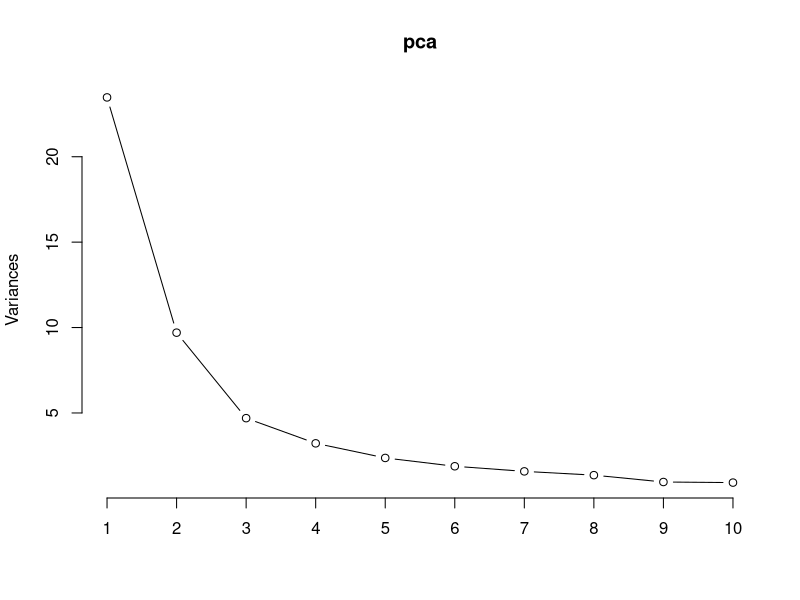
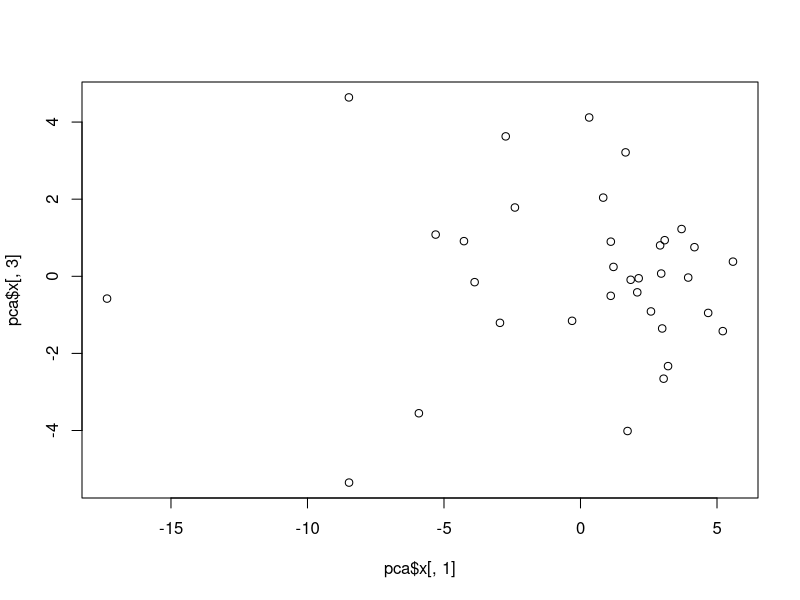
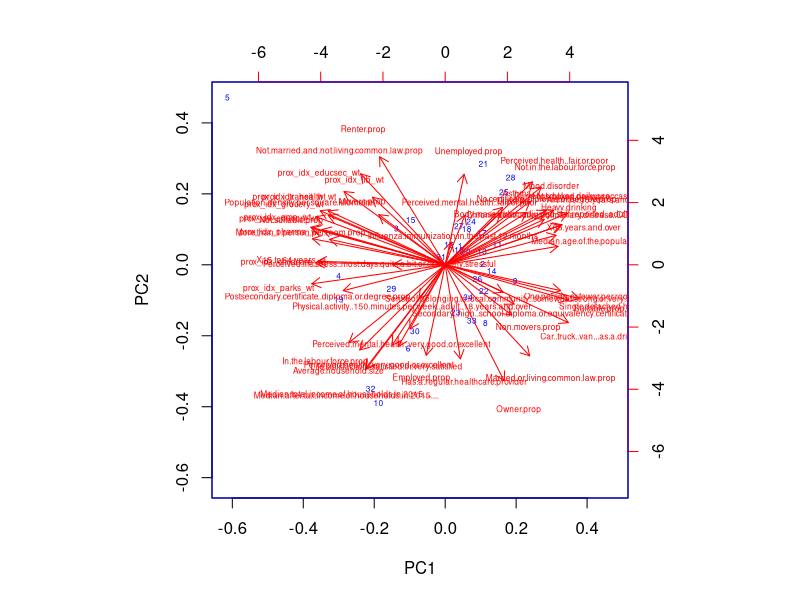

Here is the R script that generated these plots, in order:
## ---- chunk 1
# Import the necessary libraries
library(skimr)
## ---- chunk 2
# Import the PHU data
df_source = read.csv(file = 'PHU_merged_data.csv', stringsAsFactors = FALSE, na.strings="", header=TRUE)
df <- df_source

colnames(df)
# skim(df)
# rownames(df)
# head(df)

## ---- chunk 3
# Transit prox median - impute 0
# df$prox_idx_transit_med[is.na(df$prox_idx_transit_med)] <- 0

# Breastfeeding variables and obesity in youth - remove
# Remove other variables not needed
# df <- df[,-c(1:2, 4:5, 32:42, 57:58, 60, 63, 78:99)] # Remove weighted prox scores
df <- df[,-c(1:2, 4:5, 32, 43:52, 56:58, 60, 63, 76, 78:99)] # Remove median prox scores

# rownames(df) <- df[,1]

# Convert percent data to proportions: 1. age group data 2. health data
# df[, c(16:34)] <- df[, c(16:34)]/100

colnames(df)
# head(df)

## ---- chunk 4
# # Clean data
# # We see that 4 variables have missing values
# # Transit prox - impute 0
# df$prox_idx_transit[is.na(df$prox_idx_transit)] <- 0
# 
# # Breastfeeding variables and obesity in youth - remove
# # Remove other variables not needed
# df <- df[,-c(1:2, 4, 7:15, 31, 32, 34, 37)]
# 
# 
# # Convert percent health data to proportions
# df[, c(15:35)] <- df[, c(15:35)]/100
# 
# # Reorder columns
# 
# df <- df[,c(1:3, 14, 
#   4:9, 12:13, 10:11, # prox
#   15, 17, 19:21, 23:24, 27:28, 31, # poor health
#   16, 30, 18, 25:26, 22, 29, 32:35)] # good health
# 
# colnames(df)

## ---- chunk 5
# Subset the data for analysis 
# listcolnames <- colnames(df)

# # For the orginal dataset with 36 PHUs
# keep_general <- c("Location_x", "HRUID", "HRPOP", "amenity_dense")
# keep_comorbids <- c(listcolnames[c(6:9, 12:15, 17:30)])
# keep_prox_med <- c(listcolnames[33:42])
# keep_prox_wt <- c(listcolnames[43:52])
# keep_covid <- c(listcolnames[53:64])
# keep_comorbids_na <- c(listcolnames[c(10, 11, 16)])

# # Dataset with weighted proximity values
# keep_wt <- c(keep_general,keep_comorbids, keep_prox_wt, keep_covid)
# df_wt <- df[keep_wt]

## ---- chunk 6
# # Clean data

# # Remove commas and convert comorbids data to numeric
# comorbids = c('copd', 'asthma', 'hbp', 'smokers')
# df2[, comorbids] <- lapply(df2[, comorbids], function(x) as.numeric(gsub("[\\%,]", "", x)))

# # Convert the percent data to proportions
# df_med[, keep_comorbids] <- lapply(df_med[, keep_comorbids], function(x) as.numeric(gsub("[\\%,]", "", x))/100)
# df_wt[, keep_comorbids] <- lapply(df_wt[, keep_comorbids], function(x) as.numeric(gsub("[\\%,]", "", x))/100)

## ---- chunk 7
pca <- prcomp(df[,-c(1, 57:58)], scale = TRUE)
summary(pca)

## ---- chunk 8
# Scree plot
plot(pca, type="lines")

## ---- chunk 9
# PCA graph using the base graphics function plot()
plot(pca$x[,1], pca$x[,3])

# Biplot
biplot(pca, col = c("blue", "red"), cex = c(0.5,0.5))
# pca

## ---- chunk 10
# # Barplot scree plot

# # Calculate how much of the variation each PC accounts for
# pca.var <- pca$sdev^2

# # Calculate the percentage of the variation that each PC accounts for
# pca.var.per <- round(pca.var/sum(pca.var)*100, 1)

# barplot(pca.var.per, main = "Scree Plot", xlab = "Principal Component", ylab = "Percent Variation")

## ---- chunk 11
# pca$x <- -pca$x
# pca$rotation <- -pca$rotation

# Extract the first 6 principal components (based on the Scree plot) for PCR
pcs <- pca$x[,c("PC1", "PC2", "PC3", "PC4", "PC5", "PC6")]

# Create a dataframe with reponse variable TOTAL proportion of COVID cases and explanatory variables (the PCs)
pcr_data <- as.data.frame(cbind(df[,"TOTAL_prop"], pcs))
head(pcr_data)

# Perform linear regression
phu_lm_total <- lm(V1~., data = pcr_data)
summary(phu_lm_total)

## ---- chunk 12
pca$rotation[,c(1, 3)]
# a <- pca$rotation[,1:3]
# write.csv(a, file = "pca_pcs123.csv")

## ---- chunk 13
loading_scores <- pca$rotation[,1]
var_scores <- abs(loading_scores)

# Rank and show the top 10 loading score by magnitude
var_scores_ranked <- sort(var_scores, decreasing = TRUE)
top_10_var <- names(var_scores_ranked[1:10])
top_10_var

pca$rotation[top_10_var, 1] 
## ---- chunk 14
# Create a dataframe with reponse variable FATALprop and explanatory variables (the PCs)
pcr_data2 <- as.data.frame(cbind(df[,"FATAL_prop"], pcs))
head(pcr_data2)

# Perform linear regression
phu_lm_fatal <- lm(V1~., data = pcr_data2)
summary(phu_lm_fatal)

## ---- chunk 15
pca$rotation[,c(1,6)]

## ---- chunk 16
# library(ggplot2)
# library(grid)
# library(RColorBrewer)
# # colnames(df_source)
# density <- df_source[, 6]
# PCbiplot <- function(PC, x="PC1", y="PC2") {
#     # PC being a prcomp object
#     data <- data.frame(obsnames=row.names(PC$x), PC$x)
#     plot <- ggplot(data, aes_string(x=x, y=y)) + geom_point(aes(colour = density), alpha=1, size=2) + scale_color_gradient(low = "blue", high = "orange red")
#     plot <- last_plot() + theme_minimal()
#     # plot <- ggplot(data, aes_string(x=x, y=y)) + geom_text(alpha=.6, size=2.5, aes(label=obsnames))
#     # plot <- plot + geom_hline(aes(0), size=.2) + geom_vline(aes(0), size=.2)
#     datapc <- data.frame(varnames=rownames(PC$rotation), PC$rotation)
#     mult <- min(
#         (max(data[,y]) - min(data[,y])/(max(datapc[,y])-min(datapc[,y]))),
#         (max(data[,x]) - min(data[,x])/(max(datapc[,x])-min(datapc[,x])))
#         )
#     datapc <- transform(datapc,
#             v1 = .7 * mult * (get(x)),
#             v2 = .7 * mult * (get(y))
#             )
#     plot <- plot + coord_equal() + geom_text(data=datapc, aes(x=v1, y=v2, label=varnames), size = 3.5, vjust=1, color="red")
#     plot <- plot + geom_segment(data=datapc, aes(x=0, y=0, xend=v1, yend=v2), arrow=arrow(length=unit(0.2,"cm")), alpha=0.75, color="red")
#     plot
# }
# 
# PCbiplot(pca)

## ---- chunk 17
# # Use ggplot2 to plot the data
# library(ggplot2)
# pca.data <- data.frame(Sample = df$ENG_LABEL, X=pca$x[,1], Y=pca$x[,2])
# pca.data
# 
# ggplot(data=pca.data, aes(x=X, y=Y, label = Sample)) +
#   geom_text() + geom_point() +
#   xlab(paste("PC1 - ", pca.var.per[1], "%", sep = "")) +
#   ylab(paste("PC2 - ", pca.var.per[2], "%", sep = "")) +
#   theme_bw() +
#   ggtitle("PCA Graph")

## ---- chunk 18
## Factor Analysis
# Extract the predictor columns
# df2_prop2 <- df2_prop[,-c(1,2,3)]
# df_med2 <- df_med[,-c(1:4, 37:48)]


# Check KMO, Bartletts which tells us if FA is appropriate
# KMO values between 0.8 and 1 indicate the sampling is adequate.
# KMO values less than 0.6 indicate the sampling is not adequate and that remedial action should be taken. Some authors put this value at 0.5, so use your own judgment for values between 0.5 and 0.6.
# KMO Values close to zero means that there are large partial correlations compared to the sum of correlations. In other words, there are widespread correlations which are a large problem for factor analysis.
library(psych)

# KMO(cor(df2_prop2))
colnames(df)
KMO(cor(df[,-c(1, 59:60)]))
# We look for MSA > 0.5
# The following variables have MSA < 0.5
# Asthma
# Body.mass.index..adjusted.self.reported..adult..18.years.and.over...overweight
# Diabetes
# Has.a.regular.healthcare.provider
# Influenza.immunization.in.the.past.12.months
# Life.satisfaction..satisfied.or.very.satisfied
# Perceived.life.stress..most.days.quite.a.bit.or.extremely.stressful
# Perceived.mental.health..fair.or.poor 
# Perceived.mental.health..very.good.or.excellent 
# Physical.activity..150.minutes.per.week..adult..18.years.and.over. 
# Physical.activity..average.60.minutes.per.day..youth..12.to.17.years.old. 
# Sense.of.belonging.to.local.community..somewhat.strong.or.very.strong
# prox_idx_grocery_med 
# prox_idx_educsec_med 
# prox_idx_lib_med 

# print(cortest.bartlett(cor(df_med2), nrow(df_med2)))
print(cortest.bartlett(cor(df[,-c(1, 59:60)]), nrow(df[,-c(1, 59:60)])))
# Bartletts test of sphericity is significant

## ---- chunk 19
# # 3d plot
# options(rgl.useNULL = TRUE)
# library(rgl)
# with(total_fa, plot3d(V1, Factor1, Factor2, type="p"))
# triangles3d(total_fa[,1], total_fa[,2], total_fa[,3])
# rglwidget()
# 
# fit <- lm(V1~., total_fa)
# surfacefn <- function(x, y) cbind(1, x, y, z) %*% coef(fit)
# persp3d(surfacefn, add = TRUE, col = "blue")
## ---- chunk 20

## ---- chunk 21

## ---- chunk 22

## ---- chunk 23

## ---- chunk 24

## ---- chunk 25

